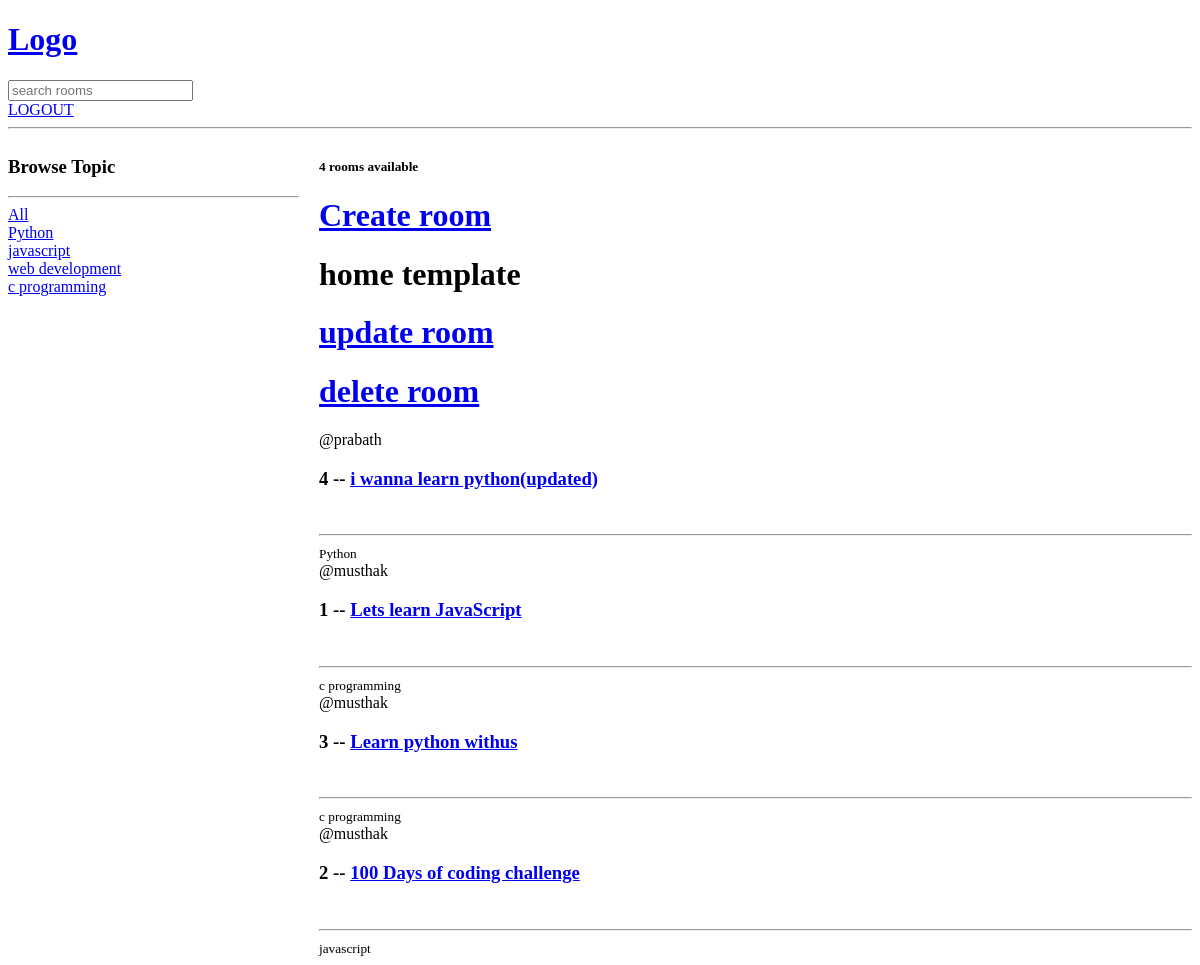
The page / (signed in) on the database as committed earlier.
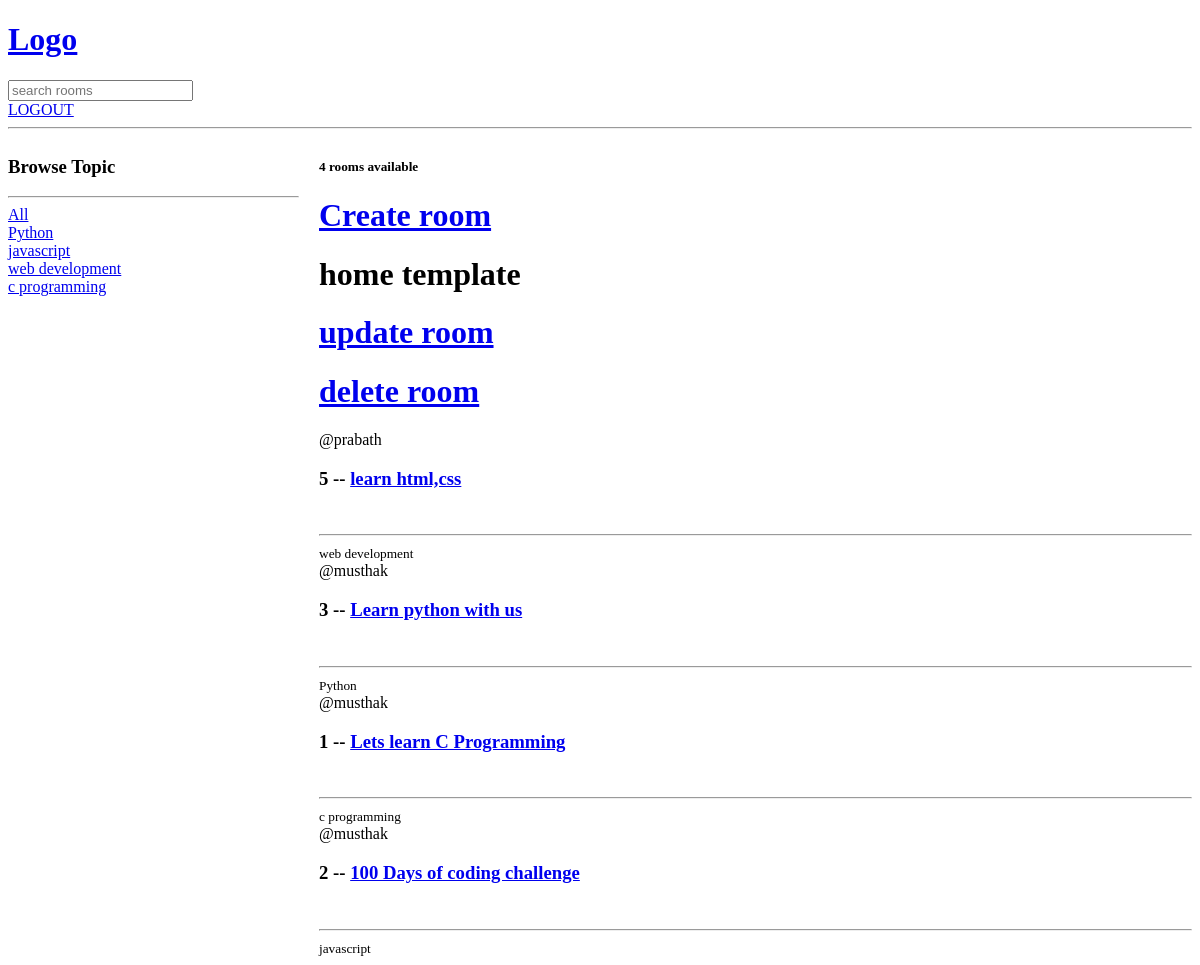
The same page on the database as committed later.
### base/models.py (models this page shows, shortened)
class Topic(models.Model):
    name = models.CharField(max_length=200)

class Room(models.Model):
    host = models.ForeignKey(User, on_delete=models.SET_NULL,null=True)
    topic = models.ForeignKey(Topic, on_delete=models.SET_NULL,null=True)
    name = models.CharField(max_length=200)
    description = models.TextField(null=True, blank=True)
    updated = models.DateTimeField(auto_now=True)
    created = models.DateTimeField(auto_now_add=True)
    class Meta:
        ordering = ['-updated','-created']

### base/views.py (the view)
# urls.py: path('', views.home,name="home"),  # Empty path for root URL, calls home function
def home(request):
    q = request.GET.get('q') if request.GET.get('q') is not None else ''
    topics = Topic.objects.all()
    if q:
        rooms = Room.objects.filter(
            Q(topic__name__icontains=q) |
            Q(name__icontains=q) |
            Q(description__icontains=q)
        )
    else:
        rooms = Room.objects.all()
    room_count = rooms.count()
    context = {'rooms': rooms, 'topics': topics, 'room_count': room_count}
    return render(request, "home.html", context)

### templates/home.html (shortened to what this page needs)
{% extends "main.html" %}
{% block content %}
<div class="home-container">
  <div>
    <h3>Browse Topic</h3>
    <hr>
    <div>
      <a href="{% url 'home' %}">All</a>
    </div>
    {% for topic in topics %}
    <div>
      <a href="{% url 'home' %}?q={{ topic.name }}">{{ topic.name }}</a>
    </div>
    {% endfor %}
  </div>
  <div>
    <h5>{{ room_count }} rooms available</h5>
    <a href="{% url 'create-room' %}"><h1>Create room</h1></a>
    <h1>home template</h1>
    {% for room in rooms %}
    <div>
      {% if request.user == room.host %}
      <div>
        <a href="{% url 'update-room' room.id %}"><h1>update room</h1></a>
      </div>
      <div>
        <a href="{% url 'delete-room' room.id %}"><h1>delete room</h1></a>
      </div>
      {% endif %}
      <span>@{{ room.host.username }}</span>
      <h3>{{ room.id }} -- <a href="{% url 'room' room.id %}">{{ room.name}}</a></h3>
      <br><hr>
      <small>{{ room.topic.name }}</small>
    </div>
    {% endfor %}
  </div>
</div>
{% endblock content %}

Rows that differ between the two databases and show on the page:
removed Room: shows "update room", host.username "prabath", id "4", name "i wanna learn python(updated)", topic.name "Python"
added Room: shows "update room", host.username "prabath", id "5", name "learn html,css", topic.name "web development"
changed Room id 3: name "Learn python withus" → "Learn python with us"; topic.name "c programming" → "Python"; moves up the list
changed Room "c programming": name "Lets learn JavaScript" → "Lets learn C Programming"
